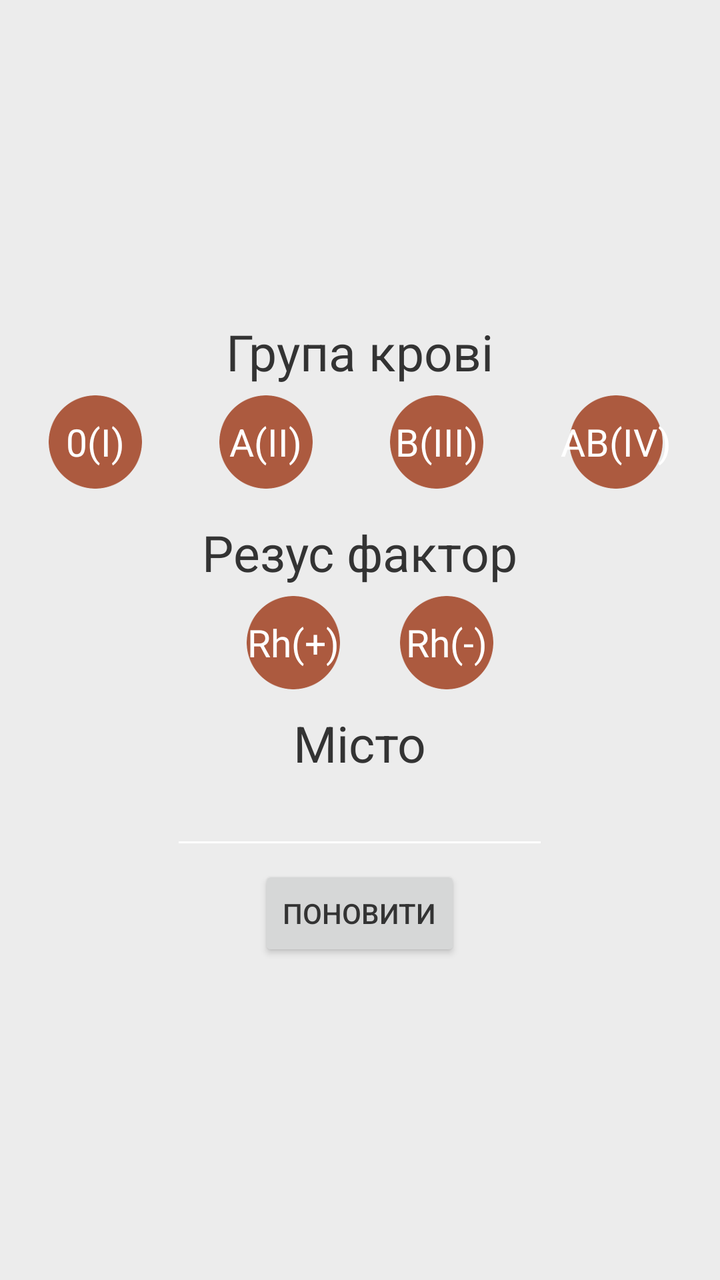
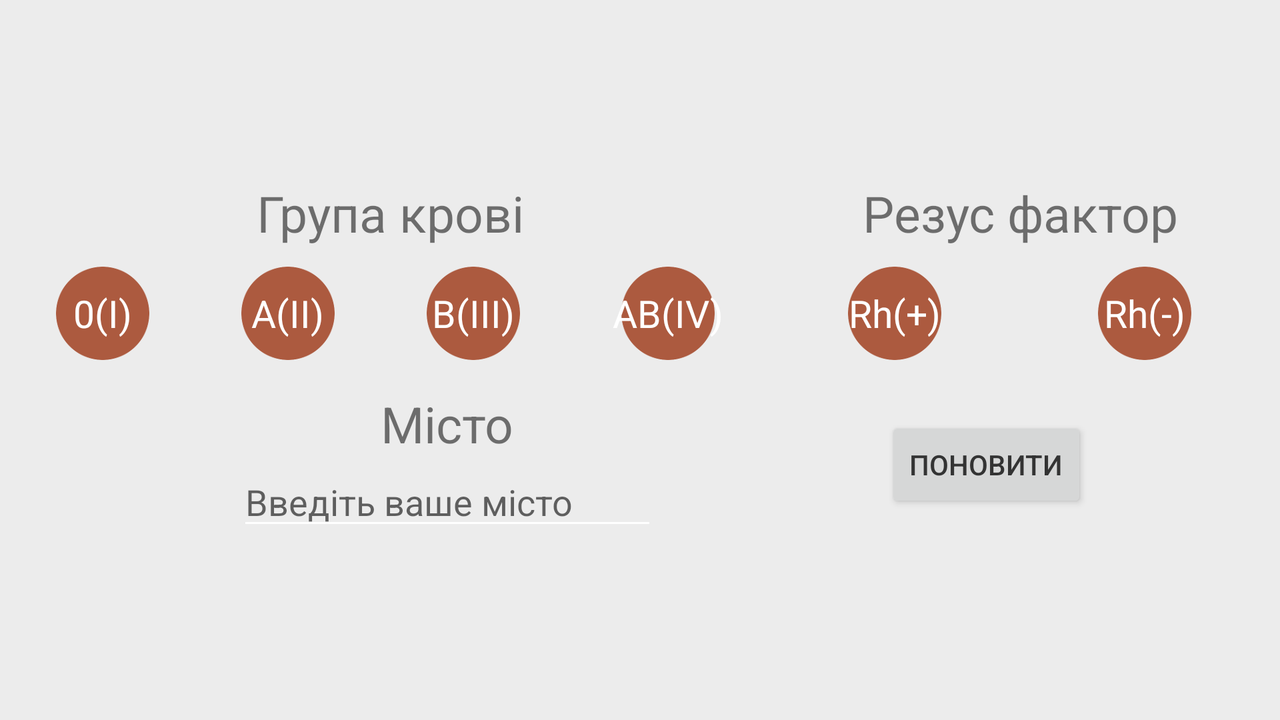

First picture: res/layout/ on a phone held upright. Second picture: the repository's own variant of that layout, on a device whose configuration matches the variant's folder. Source for both follows.
<!-- AndroidManifest.xml: activity theme MainActivityTheme -->
<!-- res/layout/fragment_user_info.xml -->
<LinearLayout xmlns:android="http://schemas.android.com/apk/res/android"
    xmlns:tools="http://schemas.android.com/tools" android:layout_width="match_parent"
    android:layout_height="match_parent"
    android:paddingLeft="5dp"
    android:paddingRight="5dp"
    android:orientation="vertical"
    tools:context="ua.andriyantonov.donorua.activities.RegisterActivity1111"
    android:gravity="center">

    <TextView
        android:layout_width="wrap_content"
        android:layout_height="wrap_content"
        android:text="@string/text_bloodgroup"
        android:textSize="25sp"
        android:textColor="@color/main_primary_text"
        android:layout_marginBottom="5dp"/>
    <LinearLayout
        android:layout_width="match_parent"
        android:layout_height="wrap_content"
        android:gravity="center_horizontal"
        android:orientation="horizontal"
        android:layout_marginBottom="15dp">
        <RelativeLayout
            android:layout_width="wrap_content"
            android:layout_height="wrap_content"
            android:layout_weight="1">
            <ImageButton
                android:id="@+id/user_bloodType_btn1"
                android:layout_width="wrap_content"
                android:layout_height="wrap_content"
                android:background="@mipmap/btn_red_circle"
                android:layout_centerInParent="true"
                android:alpha="0.8"/>
            <TextView
                android:layout_width="wrap_content"
                android:layout_height="wrap_content"
                android:text="@string/blood_group_1"
                android:textSize="19dp"
                android:textColor="@color/material_drawer_primary_text"
                android:layout_centerInParent="true"/>
        </RelativeLayout>
        <RelativeLayout
            android:layout_width="wrap_content"
            android:layout_height="wrap_content"
            android:layout_weight="1">
            <ImageButton
                android:id="@+id/user_bloodType_btn2"
                android:layout_width="wrap_content"
                android:layout_height="wrap_content"
                android:background="@mipmap/btn_red_circle"
                android:layout_centerInParent="true"
                android:alpha="0.8"/>
            <TextView
                android:layout_width="wrap_content"
                android:layout_height="wrap_content"
                android:text="@string/blood_group_2"
                android:textSize="19dp"
                android:textColor="@color/material_drawer_primary_text"
                android:layout_centerInParent="true"/>
        </RelativeLayout>
        <RelativeLayout
            android:layout_width="wrap_content"
            android:layout_height="wrap_content"
            android:layout_weight="1">
            <ImageButton
                android:id="@+id/user_bloodType_btn3"
                android:layout_width="wrap_content"
                android:layout_height="wrap_content"
                android:background="@mipmap/btn_red_circle"
                android:layout_centerInParent="true"
                android:alpha="0.8"/>
            <TextView
                android:layout_width="wrap_content"
                android:layout_height="wrap_content"
                android:text="@string/blood_group_3"
                android:textSize="19dp"
                android:textColor="@color/material_drawer_primary_text"
                android:layout_centerInParent="true"/>
        </RelativeLayout>
        <RelativeLayout
            android:layout_width="wrap_content"
            android:layout_height="wrap_content"
            android:layout_weight="1">
            <ImageButton
                android:id="@+id/user_bloodType_btn4"
                android:layout_width="wrap_content"
                android:layout_height="wrap_content"
                android:background="@mipmap/btn_red_circle"
                android:layout_centerInParent="true"
                android:alpha="0.8"/>
            <TextView
                android:layout_width="wrap_content"
                android:layout_height="wrap_content"
                android:text="@string/blood_group_4"
                android:textSize="19dp"
                android:textColor="@color/material_drawer_primary_text"
                android:layout_centerInParent="true"/>
        </RelativeLayout>


    </LinearLayout>

    <TextView
        android:layout_width="wrap_content"
        android:layout_height="wrap_content"
        android:text="@string/text_rh_factor"
        android:layout_marginBottom="5dp"
        android:textColor="@color/main_primary_text"
        android:textSize="25sp"/>
    <LinearLayout
        android:layout_width="match_parent"
        android:layout_height="wrap_content"
        android:gravity="center_horizontal"
        android:orientation="horizontal"
        android:layout_marginBottom="10dp">
        <RelativeLayout
            android:layout_width="wrap_content"
            android:layout_height="wrap_content">
            <ImageButton
                android:layout_marginRight="20dp"
                android:id="@+id/user_rh_factor_pos"
                android:layout_width="wrap_content"
                android:layout_height="wrap_content"
                android:background="@mipmap/btn_red_circle"
                android:layout_centerInParent="true"
                android:alpha="0.8"/>
            <TextView
                android:layout_width="wrap_content"
                android:layout_height="wrap_content"
                android:text="@string/rh_factor_pos"
                android:textSize="19dp"
                android:textColor="@color/material_drawer_primary_text"
                android:layout_centerInParent="true"/>
        </RelativeLayout>
        <RelativeLayout
            android:layout_width="wrap_content"
            android:layout_height="wrap_content"
            android:layout_marginLeft="20dp">
            <ImageButton
                android:id="@+id/user_rh_factor_neg"
                android:layout_width="wrap_content"
                android:layout_height="wrap_content"
                android:background="@mipmap/btn_red_circle"
                android:layout_centerInParent="true"
                android:alpha="0.8"/>
            <TextView
                android:layout_width="wrap_content"
                android:layout_height="wrap_content"
                android:text="@string/rh_factor_neg"
                android:textSize="19dp"
                android:textColor="@color/material_drawer_primary_text"
                android:layout_centerInParent="true"/>
        </RelativeLayout>
    </LinearLayout>

    <LinearLayout
        android:layout_width="match_parent"
        android:layout_height="wrap_content"
        android:orientation="vertical"
        android:layout_marginBottom="3dp"
        android:gravity="center_horizontal">
        <TextView
            android:id="@+id/city_textview"
            android:layout_width="wrap_content"
            android:layout_height="wrap_content"
            android:text="@string/text_city"
            android:textColor="@color/main_primary_text"
            android:textSize="25sp"/>
        <AutoCompleteTextView
            android:layout_width="wrap_content"
            android:layout_height="wrap_content"
            android:id="@+id/user_autocomplete_city"
            android:descendantFocusability="beforeDescendants"
            android:focusableInTouchMode="true"
            android:singleLine="true"
            android:ems="9"
            android:textColor="@color/material_drawer_primary_dark"
            android:textColorHint="@color/primary_dark_material_light"/>

    </LinearLayout>

    <Button
        android:id="@+id/user_saveRegister"
        android:layout_width="wrap_content"
        android:layout_height="wrap_content"
        android:textColor="@color/main_primary_text"
        android:text="@string/text_update"/>




</LinearLayout>
<!-- resources referenced by this layout -->
<resources>
  <color name="main_primary_text">#ff333333</color>
  <color name="material_drawer_primary_dark">#ff96180c</color>
  <color name="material_drawer_primary_text">#FFF</color>
  <!-- mipmap btn_red_circle: png bitmap (mipmap-hdpi, 1905 bytes) -->
  <string name="blood_group_1">0(І)</string>
  <string name="blood_group_2">A(II)</string>
  <string name="blood_group_3">В(ІІІ)</string>
  <string name="blood_group_4">AB(IV)</string>
  <string name="rh_factor_neg">Rh(-)</string>
      
      ---- SettingsActivity ----
  <string name="rh_factor_pos">Rh(+)</string>
  <string name="text_bloodgroup">Група крові</string>
  <string name="text_city">Місто</string>
  <string name="text_rh_factor">Резус фактор</string>
  <string name="text_update">Поновити</string>
  
      ---- Recipients Activity ----
  <style name="MainActivityTheme" parent="Theme.AppCompat.Light.NoActionBar">
          <item name="android:actionBarStyle">@style/DonorUaTheme.ActionBar.Main</item>
          <item name="android:windowBackground">@color/main_background</item>
          <item name="colorPrimary">@color/material_drawer_primary</item>
          <item name="colorPrimaryDark">@color/material_drawer_primary_dark</item>
          <item name="android:textColorSecondary">#FFFFFF</item>
          <item name="android:textColorPrimary">#FFFFFF</item>
      </style>
  <style name="DonorUaTheme.ActionBar.Main" parent="@android:style/Widget.Holo.Light.ActionBar.Solid.Inverse">
          <item name="android:background">@color/material_drawer_primary</item>
          <item name="android:displayOptions">showTitle|homeAsUp</item>
          <item name="colorPrimary">@color/material_drawer_primary</item>
      </style>
  <color name="main_background">#ffececec</color>
  
      ==== Navigational Drawer ====
  <color name="material_drawer_primary">#ffba2106</color>
</resources>
<!-- res/layout-land/fragment_user_info.xml (the author's variant of the layout above) -->
<!-- drawn on the phone turned sideways -->
<LinearLayout xmlns:android="http://schemas.android.com/apk/res/android"
    xmlns:tools="http://schemas.android.com/tools" android:layout_width="match_parent"
    android:layout_height="match_parent"
    android:paddingLeft="5dp"
    android:paddingRight="5dp"
    android:paddingTop="@dimen/activity_vertical_margin"
    android:paddingBottom="@dimen/activity_vertical_margin"
    android:orientation="vertical"
    tools:context="ua.andriyantonov.donorua.activities.RegisterActivity1111"
    android:gravity="center">

    <LinearLayout
        android:layout_width="match_parent"
        android:layout_height="wrap_content"
        android:orientation="horizontal"
        android:gravity="center_horizontal"
        android:layout_marginBottom="15dp">
        <LinearLayout
            android:layout_width="wrap_content"
            android:layout_height="wrap_content"
            android:orientation="vertical"
            android:layout_weight="4">
            <TextView
                android:layout_width="match_parent"
                android:layout_height="wrap_content"
                android:gravity="center"
                android:text="@string/text_bloodgroup"
                android:textSize="25sp"
                android:layout_marginBottom="10dp"/>
            <LinearLayout
                android:layout_width="match_parent"
                android:layout_height="wrap_content"
                android:orientation="horizontal"
                android:gravity="center_horizontal">
                <RelativeLayout
                    android:layout_width="wrap_content"
                    android:layout_height="wrap_content"
                    android:layout_weight="1">
                    <ImageButton
                        android:id="@+id/user_bloodType_btn1"
                        android:layout_width="wrap_content"
                        android:layout_height="wrap_content"
                        android:background="@mipmap/btn_red_circle"
                        android:layout_centerInParent="true"
                        android:alpha="0.8"/>
                    <TextView
                        android:layout_width="wrap_content"
                        android:layout_height="wrap_content"
                        android:text="@string/blood_group_1"
                        android:textSize="19sp"
                        android:textColor="@color/material_drawer_primary_text"
                        android:layout_centerInParent="true"/>
                </RelativeLayout>
                <RelativeLayout
                    android:layout_width="wrap_content"
                    android:layout_height="wrap_content"
                    android:layout_weight="1">
                    <ImageButton
                        android:id="@+id/user_bloodType_btn2"
                        android:layout_width="wrap_content"
                        android:layout_height="wrap_content"
                        android:background="@mipmap/btn_red_circle"
                        android:layout_centerInParent="true"
                        android:alpha="0.8"/>
                    <TextView
                        android:layout_width="wrap_content"
                        android:layout_height="wrap_content"
                        android:text="@string/blood_group_2"
                        android:textSize="19sp"
                        android:textColor="@color/material_drawer_primary_text"
                        android:layout_centerInParent="true"/>
                </RelativeLayout>
                <RelativeLayout
                    android:layout_width="wrap_content"
                    android:layout_height="wrap_content"
                    android:layout_weight="1">
                    <ImageButton
                        android:id="@+id/user_bloodType_btn3"
                        android:layout_width="wrap_content"
                        android:layout_height="wrap_content"
                        android:background="@mipmap/btn_red_circle"
                        android:layout_centerInParent="true"
                        android:alpha="0.8"/>
                    <TextView
                        android:layout_width="wrap_content"
                        android:layout_height="wrap_content"
                        android:text="@string/blood_group_3"
                        android:textSize="19sp"
                        android:textColor="@color/material_drawer_primary_text"
                        android:layout_centerInParent="true"/>
                </RelativeLayout>
                <RelativeLayout
                    android:layout_width="wrap_content"
                    android:layout_height="wrap_content"
                    android:layout_weight="1">
                    <ImageButton
                        android:id="@+id/user_bloodType_btn4"
                        android:layout_width="wrap_content"
                        android:layout_height="wrap_content"
                        android:background="@mipmap/btn_red_circle"
                        android:layout_centerInParent="true"
                        android:alpha="0.8"/>
                    <TextView
                        android:layout_width="wrap_content"
                        android:layout_height="wrap_content"
                        android:text="@string/blood_group_4"
                        android:textSize="19sp"
                        android:textColor="@color/material_drawer_primary_text"
                        android:layout_centerInParent="true"/>
                </RelativeLayout>
            </LinearLayout>
        </LinearLayout>
        <LinearLayout
            android:layout_width="wrap_content"
            android:layout_height="wrap_content"
            android:orientation="vertical"
            android:gravity="center"
            android:layout_weight="2">
            <TextView
                android:layout_width="match_parent"
                android:layout_height="wrap_content"
                android:text="@string/text_rh_factor"
                android:textSize="25sp"
                android:gravity="center"
                android:layout_marginBottom="10dp"/>
            <LinearLayout
                android:layout_width="match_parent"
                android:layout_height="wrap_content"
                android:gravity="center_horizontal"
                android:orientation="horizontal">
                <RelativeLayout
                    android:layout_width="wrap_content"
                    android:layout_height="wrap_content"
                    android:layout_weight="1">
                    <ImageButton
                        android:id="@+id/user_rh_factor_pos"
                        android:layout_width="wrap_content"
                        android:layout_height="wrap_content"
                        android:background="@mipmap/btn_red_circle"
                        android:layout_centerInParent="true"
                        android:alpha="0.8"/>
                    <TextView
                        android:layout_width="wrap_content"
                        android:layout_height="wrap_content"
                        android:text="@string/rh_factor_pos"
                        android:textSize="19sp"
                        android:textColor="@color/material_drawer_primary_text"
                        android:layout_centerInParent="true"/>
                </RelativeLayout>
                <RelativeLayout
                    android:layout_width="wrap_content"
                    android:layout_height="wrap_content"
                    android:layout_weight="1">
                    <ImageButton
                        android:id="@+id/user_rh_factor_neg"
                        android:layout_width="wrap_content"
                        android:layout_height="wrap_content"
                        android:background="@mipmap/btn_red_circle"
                        android:layout_centerInParent="true"
                        android:alpha="0.8"/>
                    <TextView
                        android:layout_width="wrap_content"
                        android:layout_height="wrap_content"
                        android:text="@string/rh_factor_neg"
                        android:textSize="19sp"
                        android:textColor="@color/material_drawer_primary_text"
                        android:layout_centerInParent="true"/>
                </RelativeLayout>
            </LinearLayout>

        </LinearLayout>
    </LinearLayout>
    <LinearLayout
        android:layout_width="match_parent"
        android:layout_height="wrap_content"
        android:orientation="horizontal"
        android:gravity="center_horizontal">
        <LinearLayout
            android:layout_width="wrap_content"
            android:layout_height="wrap_content"
            android:orientation="vertical"
            android:gravity="center_horizontal"
            android:layout_weight="5">
            <TextView
                android:id="@+id/city_textview"
                android:layout_width="wrap_content"
                android:layout_height="wrap_content"
                android:text="@string/text_city"
                android:textSize="25sp"/>
            <AutoCompleteTextView
                android:layout_width="wrap_content"
                android:layout_height="wrap_content"
                android:id="@+id/user_autocomplete_city"
                android:ems="10"
                android:singleLine="true"
                android:textColor="@color/material_drawer_primary_dark"
                android:hint="@string/text_city_enter"/>

        </LinearLayout>
        <LinearLayout
            android:layout_width="wrap_content"
            android:layout_height="wrap_content"
            android:layout_weight="2"
            android:layout_gravity="center"
            android:gravity="left">
            <Button
                android:id="@+id/user_saveRegister"
                android:layout_width="wrap_content"
                android:layout_height="wrap_content"
                android:textColor="@color/main_primary_text"
                android:text="@string/text_update"/>
        </LinearLayout>

    </LinearLayout>

</LinearLayout>
<!-- resources referenced by the variant -->
<!-- as the phone turned sideways resolves them -->
<resources>
  <color name="main_primary_text">#ff333333</color>
  <color name="material_drawer_primary_dark">#ff96180c</color>
  <color name="material_drawer_primary_text">#FFF</color>
  <dimen name="activity_vertical_margin">16dp</dimen>
  <!-- mipmap btn_red_circle: png bitmap (mipmap-hdpi, 1905 bytes) -->
  <string name="blood_group_1">0(І)</string>
  <string name="blood_group_2">A(II)</string>
  <string name="blood_group_3">В(ІІІ)</string>
  <string name="blood_group_4">AB(IV)</string>
  <string name="rh_factor_neg">Rh(-)</string>
      
      ---- SettingsActivity ----
  <string name="rh_factor_pos">Rh(+)</string>
  <string name="text_bloodgroup">Група крові</string>
  <string name="text_city">Місто</string>
  <string name="text_city_enter">Введіть ваше місто</string>
  <string name="text_rh_factor">Резус фактор</string>
  <string name="text_update">Поновити</string>
  
      ---- Recipients Activity ----
  <style name="MainActivityTheme" parent="Theme.AppCompat.Light.NoActionBar">
          <item name="android:actionBarStyle">@style/DonorUaTheme.ActionBar.Main</item>
          <item name="android:windowBackground">@color/main_background</item>
          <item name="colorPrimary">@color/material_drawer_primary</item>
          <item name="colorPrimaryDark">@color/material_drawer_primary_dark</item>
          <item name="android:textColorSecondary">#FFFFFF</item>
          <item name="android:textColorPrimary">#FFFFFF</item>
      </style>
  <style name="DonorUaTheme.ActionBar.Main" parent="@android:style/Widget.Holo.Light.ActionBar.Solid.Inverse">
          <item name="android:background">@color/material_drawer_primary</item>
          <item name="android:displayOptions">showTitle|homeAsUp</item>
          <item name="colorPrimary">@color/material_drawer_primary</item>
      </style>
  <color name="main_background">#ffececec</color>
  
      ==== Navigational Drawer ====
  <color name="material_drawer_primary">#ffba2106</color>
</resources>
